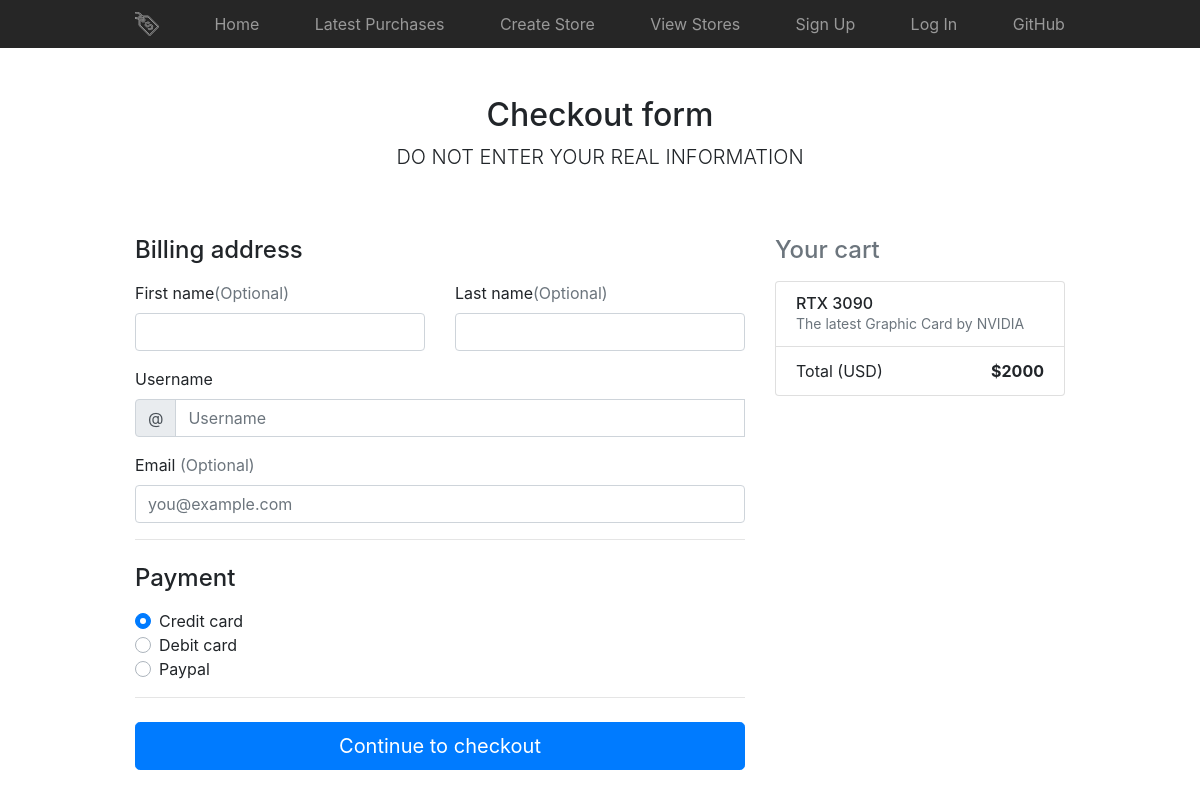
The page /checkout/1/ on the database its author committed.
### sales/models.py (models this page shows, shortened)
class Item(models.Model):
    store_id = models.ForeignKey(Store, on_delete=models.CASCADE)
    name = models.TextField(default='item', max_length=30)
    description = models.TextField(default='', blank=True, max_length=60)
    image = models.URLField(max_length=200)
    price = models.PositiveIntegerField(default=0)

### sales/views.py (the view, shortened to what this page needs)
# urls.py: path('checkout/<int:item_id>/', views.checkout, name='checkout'),
def checkout(request, item_id):
    item = get_object_or_404(Item, pk=item_id)
    return render(request, 'sales/checkout.html', {'item': item})

### sales/templates/sales/checkout.html (shortened to what this page needs)
{% extends 'base.html' %}
{% block content %}
<div class="container">
      <div class="py-5 text-center">
        <h2>Checkout form</h2>
        <p class="lead">DO NOT ENTER YOUR REAL INFORMATION</p>
      </div>
      <div class="row">
        <div class="col-md-4 order-md-2 mb-4">
          <h4 class="d-flex justify-content-between align-items-center mb-3">
            <span class="text-muted">Your cart</span>
          </h4>
          <ul class="list-group mb-3">
            <li class="list-group-item d-flex justify-content-between lh-condensed">
              <div>
                <h6 class="my-0">{{ item.name }}</h6>
                <small class="text-muted">{{ item.description }}</small>
              </div>
            </li>
            <li class="list-group-item d-flex justify-content-between">
              <span>Total (USD)</span>
              <strong>${{ item.price }}</strong>
            </li>
          </ul>
        </div>
        <div class="col-md-8 order-md-1">
          <h4 class="mb-3">Billing address</h4>
          <form class="needs-validation" method="post">
            <div class="row">
              <div class="col-md-6 mb-3">
                <label for="firstName">First name<span class="text-muted">(Optional)</span></label>
                <input type="text" class="form-control" id="firstName" placeholder="" value="">
              </div>
              <div class="col-md-6 mb-3">
                <label for="lastName">Last name<span class="text-muted">(Optional)</span></label>
                <input type="text" class="form-control" id="lastName" placeholder="" value="">
              </div>
            </div>
            <div class="mb-3">
              <label for="username">Username</label>
              <div class="input-group">
                <div class="input-group-prepend">
                  <span class="input-group-text">@</span>
                </div>
                <input type="text" name="username" class="form-control" id="username" placeholder="Username" required>
              </div>
            </div>
            <div class="mb-3">
              <label for="email">Email <span class="text-muted">(Optional)</span></label>
              <input type="email" class="form-control" id="email" placeholder="you@example.com">
            </div>
            <hr class="mb-4">
            <h4 class="mb-3">Payment</h4>
            <div class="d-block my-3">
              <div class="custom-control custom-radio">
                <label class="custom-control-label" for="credit">Credit card</label>
              </div>
              <div class="custom-control custom-radio">
                <label class="custom-control-label" for="debit">Debit card</label>
              </div>
              <div class="custom-control custom-radio">
                <label class="custom-control-label" for="paypal">Paypal</label>
              </div>
            </div>
            <hr class="mb-4">
            <button class="btn btn-primary btn-lg btn-block" type="submit">Continue to checkout</button>
          </form>
        </div>
      </div>
</div>
{% endblock %}

### sales/static/sales/css/base.css (style rules this page uses)
.container { max-width: 960px; }

### rows shown on the page
Item: name "RTX 3090", description "The latest Graphic Card by NVIDIA", price "2000"
